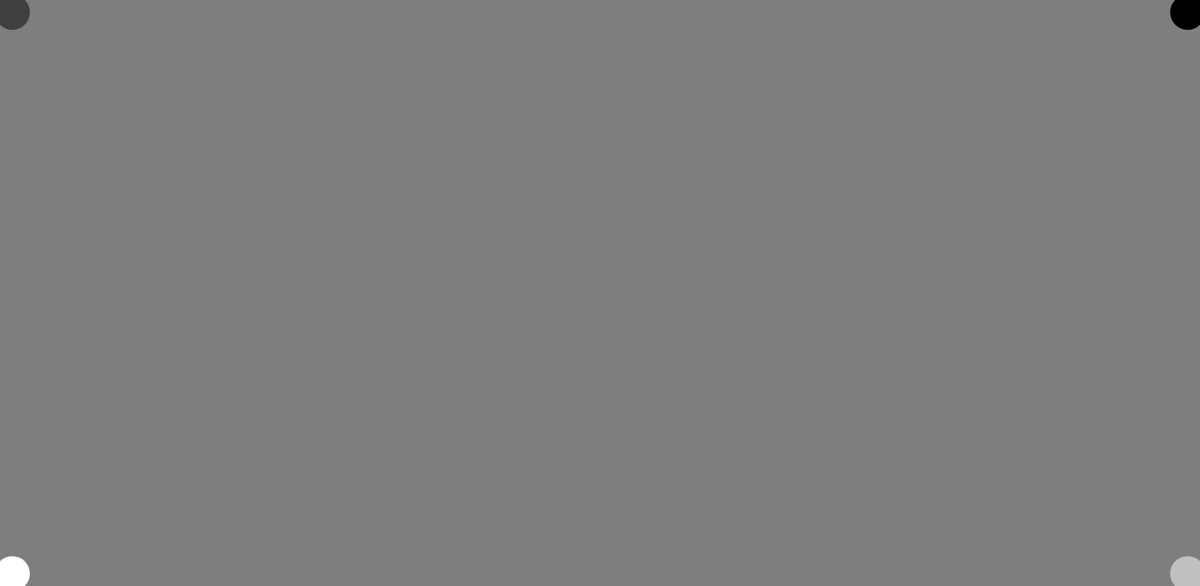
Frame 1 (no input)
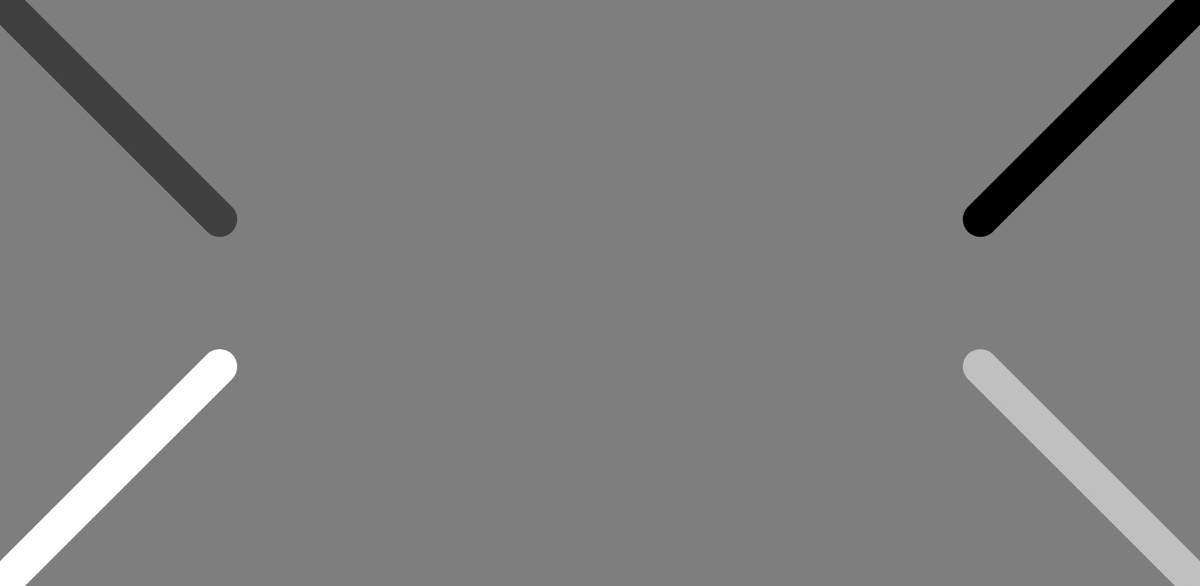
Frame 60 (no input)
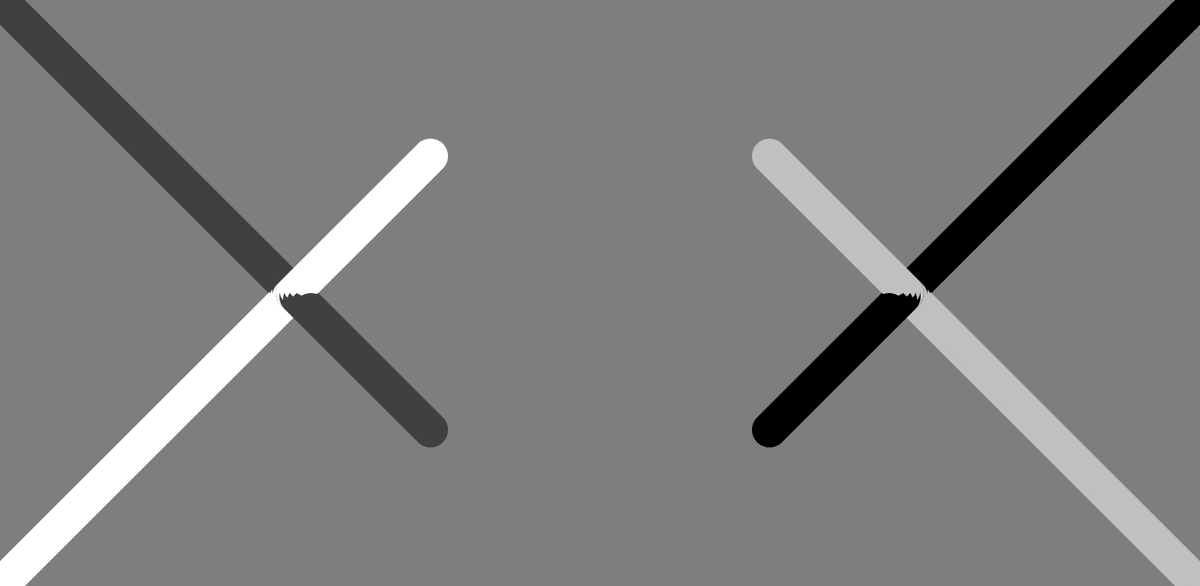
Frame 120 (the mouse pressed at the canvas centre since frame 60)

The p5.js sketch that drew these frames (run headless with seeded random() and noise() and a simulated clock; from frame 60 on, the mouse is pressed at the canvas centre):

// p5.js sketch
// ── sketch.js

let ballBlack = {};
ballBlack.width = 40;
ballBlack.x = 1356;
ballBlack.y = 10;
ballBlack.delta_x = -2;
ballBlack.delta_y = 2;
ballBlack.scale_x = 2;
ballBlack.scale_y = 2;

let ballDark = {};
ballDark.width = 40;
ballDark.x = 10;
ballDark.y = 10;
ballDark.delta_x = 2;
ballDark.delta_y = 2;
ballDark.scale_x = 2;
ballDark.scale_y = 2;

let ballWhite = {};
ballWhite.width = 40;
ballWhite.x = 10;
ballWhite.y = 658;
ballWhite.delta_x = 2;
ballWhite.delta_y = 2;
ballWhite.scale_x = 2;
ballWhite.scale_y = -2;

let ballLight = {};
ballLight.width = 40;
ballLight.x = 1356;
ballLight.y = 658;
ballLight.delta_x = 2;
ballLight.delta_y = -2;
ballLight.scale_x = -2;
ballLight.scale_y = 2;

function setup() {
    createCanvas(1366, 668);
    background(126);
}



function draw() {

    ballBlack.x += ballBlack.delta_x * ballBlack.scale_x;
    ballBlack.y += ballBlack.delta_y * ballBlack.scale_y;

    if (ballBlack.x >= width || ballBlack.x <= 0) {
        ballBlack.delta_x = -1 * ballBlack.delta_x;
    }
    if (ballBlack.y >= height || ballBlack.y <= 0) {
        ballBlack.delta_y = -1 * ballBlack.delta_y;
    }
    
    fill(0);
    noStroke();
    ellipse(ballBlack.x, ballBlack.y, ballBlack.width, ballBlack.width);

    ballDark.x += ballDark.delta_x * ballDark.scale_x;
    ballDark.y += ballDark.delta_y * ballDark.scale_y;

    if (ballDark.x >= width || ballDark.x <= 0) {
        ballDark.delta_x = -1 * ballDark.delta_x;
    }
    if (ballDark.y >= height || ballDark.y <= 0) {
        ballDark.delta_y = -1 * ballDark.delta_y;
    }
    
    fill(64);
    noStroke();
    ellipse(ballDark.x, ballDark.y, ballDark.width, ballDark.width);
    
    ballWhite.x += ballWhite.delta_x * ballWhite.scale_x;
    ballWhite.y += ballWhite.delta_y * ballWhite.scale_y;

    if (ballWhite.x >= width || ballWhite.x <= 0) {
        ballWhite.delta_x = -1 * ballWhite.delta_x;
    }
    if (ballWhite.y >= height || ballWhite.y <= 0) {
        ballWhite.delta_y = -1 * ballWhite.delta_y;
    }
    
    fill(255);
    noStroke();
    ellipse(ballWhite.x, ballWhite.y, ballWhite.width, ballWhite.width);

    ballLight.x += ballLight.delta_x * ballLight.scale_x;
    ballLight.y += ballLight.delta_y * ballLight.scale_y;

    if (ballLight.x >= width || ballLight.x <= 0) {
        ballLight.delta_x = -1 * ballLight.delta_x;
    }
    if (ballLight.y >= height || ballLight.y <= 0) {
        ballLight.delta_y = -1 * ballLight.delta_y;
    }
    
    fill(192);
    noStroke();
    ellipse(ballLight.x, ballLight.y, ballLight.width, ballLight.width);
}

//function mousePressed() {
    //ballB.scale_x = map(mouseX, 0, width, 0.5, 10);
    //ballB.scale_y = map(mouseY, 0, height, 0.5, 10);
    //ball.scale_x = map(mouseX, 0, width, 0.5, 10);
    //ball.scale_y = map(mouseY, 0, height, 0.5, 10);
//}
